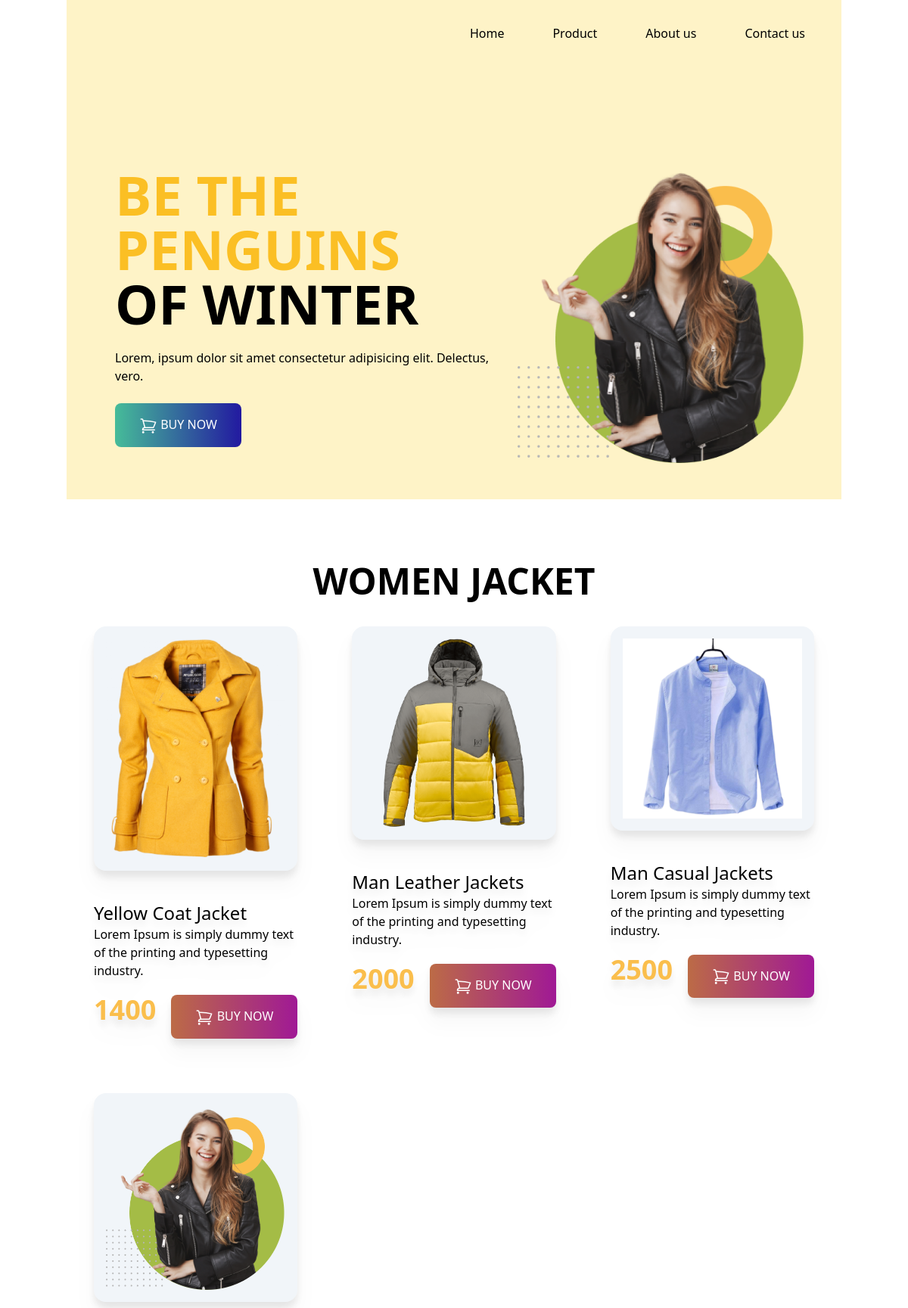
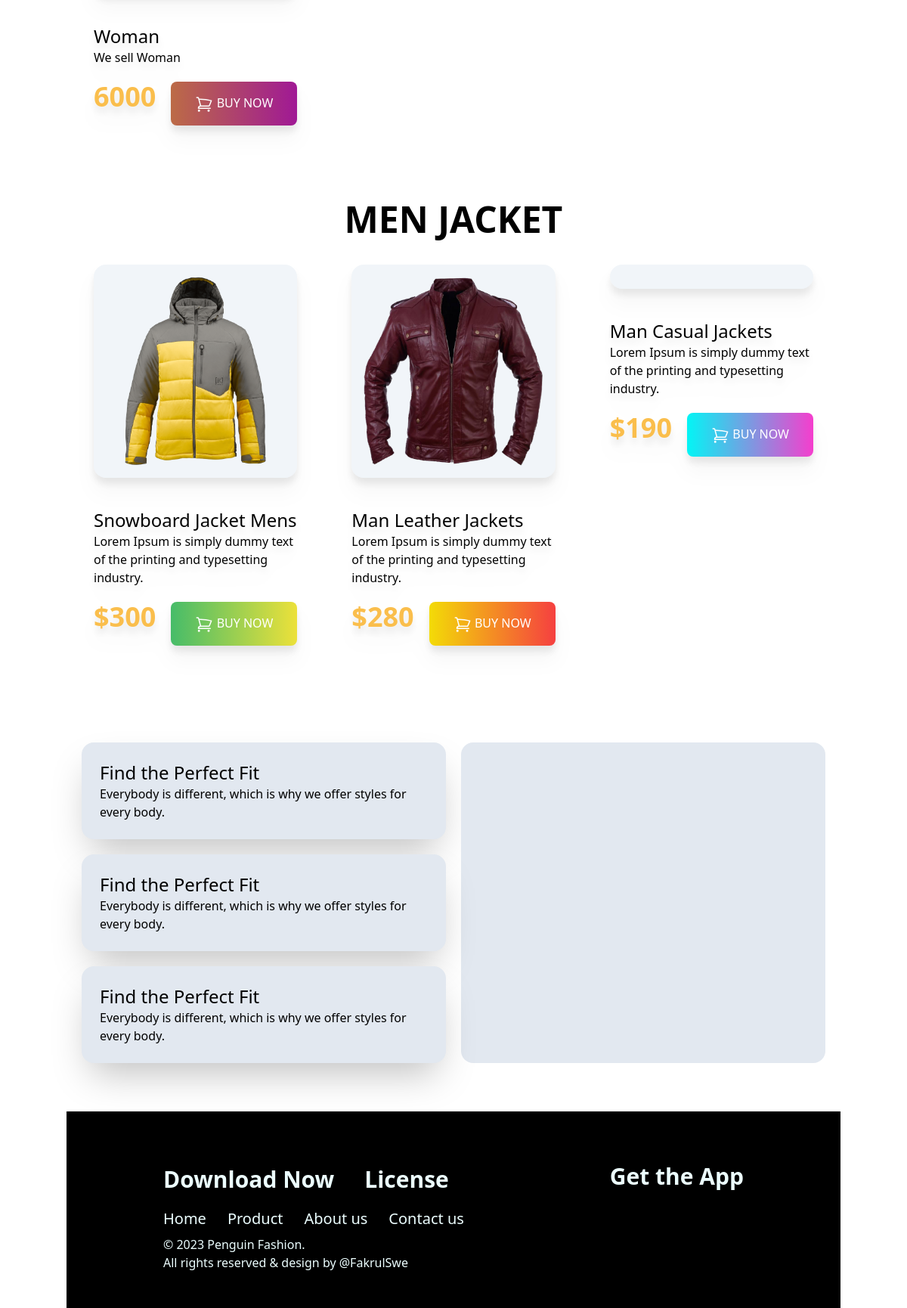
The page / on the database its author committed (2 pictures, top to bottom).
### myapp/models.py (models this page shows, shortened)
class Product(models.Model):
    name = models.CharField(max_length=50, null=True)
    price = models.IntegerField(null=True)
    image = models.ImageField(default='profile1.jpg', upload_to='Media/product')
    descriptions = models.CharField(max_length=100,default='', null=True, blank=True)
    @staticmethod
    def all_product():
        return Product.objects.all()

### myapp/views.py (the view)
# urls.py: 2. Add a URL to urlpatterns:  path('', views.home, name='home')
def home(request):
    product = Product.all_product
    return render(request, 'index.html', {'products': product})

### myapp/templates/index.html (shortened to what this page needs)
<!DOCTYPE html>
<html lang="en">
  <head>
    <script src="https://cdn.tailwindcss.com"></script>
  </head>
  <body>
    <header class="container mx-auto bg-amber-100">
      <nav class="container md:flex justify-between items-center p-12 pt-8">
        <div class="md:flex gap-16">
          <div>Home</div>
          <div>Product</div>
          <div>About us</div>
          <div>Contact us</div>
        </div>
      </nav>
      <div
        class="md:flex justify-center items-center mt-12 py-12 px-12 mx-auto container"
      >
        <div class="space-y-6 px-4">
          <h1 class="text-5xl md:text-7xl font-semibold uppercase">
            <span class="text-amber-400">Be the Penguins</span>
            <br />
            of Winter
          </h1>
          <p>
            Lorem, ipsum dolor sit amet consectetur adipisicing elit. Delectus,
            vero.
          </p>
          <button
            class="py-4 px-8 text-white uppercase bg-gradient-to-r from-[#46bc99] to-[#2219a0] rounded-lg"
          >
            Buy Now
          </button>
        </div>
        <div>
          <img class="w-3/4 md:w-full pt-5" src="images/model.png" alt="" />
        </div>
      </div>
    </header>
    <main class="container mx-auto px-5">
      <section class="-scroll-mt-12 pt-16">
        <h2 class="text-5xl font-semibold uppercase p-5 text-center">
          Women Jacket
        </h2>
        <div class="grid grid-cols-1 md:grid-cols-2 lg:grid-cols-3 gap-10">
          {% for product in products %}
          <div class="rounded-2xl drop-shadow-xl p-4">
            <div class="bg-slate-100 p-4 rounded-2xl">
              <img src="{{product.image.url}}" alt="" />
            </div>
            <div>
              <h3 class="text-2xl pt-10">{{product.name}}</h3>
              <p>{{product.descriptions}}</p>
              <div class="flex justify-between pt-5">
                <h2 class="text-4xl font-semibold text-price">
                  {{product.price}}
                </h2>
                <button
                  class="py-4 px-8 text-white uppercase bg-gradient-to-r from-[#bc6b46] to-[#a01995] rounded-lg"
                >
                  Buy Now
                </button>
              </div>
            </div>
          </div>
          {% endfor %}
        </div>
      </section>
      <section class="-scroll-mt-12 pt-16">
        <h2 class="text-5xl font-semibold uppercase p-5 text-center">
          Men Jacket
        </h2>
        <div class="grid grid-cols-1 md:grid-cols-2 lg:grid-cols-3 gap-10">
          <div class="rounded-2xl drop-shadow-xl p-4">
            <div class="bg-slate-100 p-4 rounded-2xl">
              <img src="images/jacket-4.png" alt="" />
            </div>
            <div>
              <h3 class="text-2xl pt-10">Snowboard Jacket Mens</h3>
              <p>
                Lorem Ipsum is simply dummy text of the printing and typesetting
                industry.
              </p>
              <div class="flex justify-between pt-5">
                <h2 class="text-4xl font-semibold text-price">$300</h2>
                <button
                  class="py-4 px-8 text-white uppercase bg-gradient-to-r from-[#46bc69] to-[#ece13a] rounded-lg"
                >
                  Buy Now
                </button>
              </div>
            </div>
          </div>
          <div class="rounded-2xl p-4 drop-shadow-xl">
            <div class="bg-slate-100 p-4 rounded-2xl">
              <img src="images/jacket-5.png" alt="" />
            </div>
            <div>
              <h3 class="text-2xl pt-10">Man Leather Jackets</h3>
              <p>
                Lorem Ipsum is simply dummy text of the printing and typesetting
                industry.
              </p>
              <div class="flex justify-between pt-5">
                <h2 class="text-4xl font-semibold text-price">$280</h2>
                <button
                  class="py-4 px-8 text-white uppercase bg-gradient-to-r from-[#f3db07] to-[#f54040] rounded-lg"
                >
                  Buy Now
                </button>
              </div>
            </div>
          </div>
          <div class="rounded-2xl p-4 drop-shadow-xl">
            <div class="bg-slate-100 p-4 rounded-2xl">
            </div>
            <div>
              <h3 class="text-2xl pt-10">Man Casual Jackets</h3>
              <p>
                Lorem Ipsum is simply dummy text of the printing and typesetting
                industry.
              </p>
              <div class="flex justify-between pt-5">
                <h2 class="text-4xl font-semibold text-price">$190</h2>
                <button
                  class="py-4 px-8 text-white uppercase bg-gradient-to-r from-[#03f5f5] to-[#f53ecd] rounded-lg"
                >
                  Buy Now
                </button>
              </div>
            </div>
          </div>
        </div>
      </section>
      <section class="grid grid-cols-1 md:grid-cols-2 gap-5 pt-28">
        <div
          class="order-2 md:order-1 bg-slate-200 h-32 flex p-6 rounded-2xl shadow-2xl"
        >
          <div>
            <h3 class="text-2xl">Find the Perfect Fit</h3>
            <p>
              Everybody is different, which is why we offer styles for every
              body.
            </p>
          </div>
        </div>
        <div class="order-1 md:order-2 bg-slate-200 row-span-3 p-6 rounded-2xl">
        </div>
        <div class="order-3 bg-slate-200 h-32 flex p-6 rounded-2xl shadow-2xl">
          <div>
            <h3 class="text-2xl">Find the Perfect Fit</h3>
            <p>
              Everybody is different, which is why we offer styles for every
              body.
            </p>
          </div>
        </div>
        <div class="order-4 bg-slate-200 h-32 flex p-6 rounded-2xl shadow-2xl">
          <div>
            <h3 class="text-2xl">Find the Perfect Fit</h3>
            <p>
              Everybody is different, which is why we offer styles for every
              body.
            </p>
          </div>
        </div>
      </section>
    </main>
    <footer class="container md:mx-auto rounded-lg mt-16">
      <div class="md:flex justify-between p-12 px-32 bg-black text-cyan-50">
        <div class="pt-6">
          <div class="md:flex md:gap-10 pb-5 text-3xl font-semibold">
            <div><p>Download Now</p></div>
            <div><p>License</p></div>
          </div>
          <div class="md:flex text-xl gap-7 pb-2">
            <div><p>Home</p></div>
            <div><p>Product</p></div>
            <div><p>About us</p></div>
            <div><p>Contact us</p></div>
          </div>
          <p class="fs-6">
            © 2023 Penguin Fashion. <br />
            All rights reserved & design by @FakrulSwe
          </p>
        </div>
        <div>
          <p class="text-3xl pb-3 font-semibold pt-5">Get the App</p>
          <img class="w-32" src="images/ios.png" alt="" /><br />
        </div>
      </div>
    </footer>
  </body>
</html>

### rows shown on the page
Product: image (picture), name "Yellow Coat Jacket", descriptions "Lorem Ipsum is simply dummy text of the printing and typesetting industry.", price "1400"
Product: image (picture), name "Man Leather Jackets", descriptions "Lorem Ipsum is simply dummy text of the printing and typesetting industry.", price "2000"
Product: image (picture), name "Man Casual Jackets", descriptions "Lorem Ipsum is simply dummy text of the printing and typesetting industry.", price "2500"
Product: image (picture), name "Woman", descriptions "We sell Woman", price "6000"
